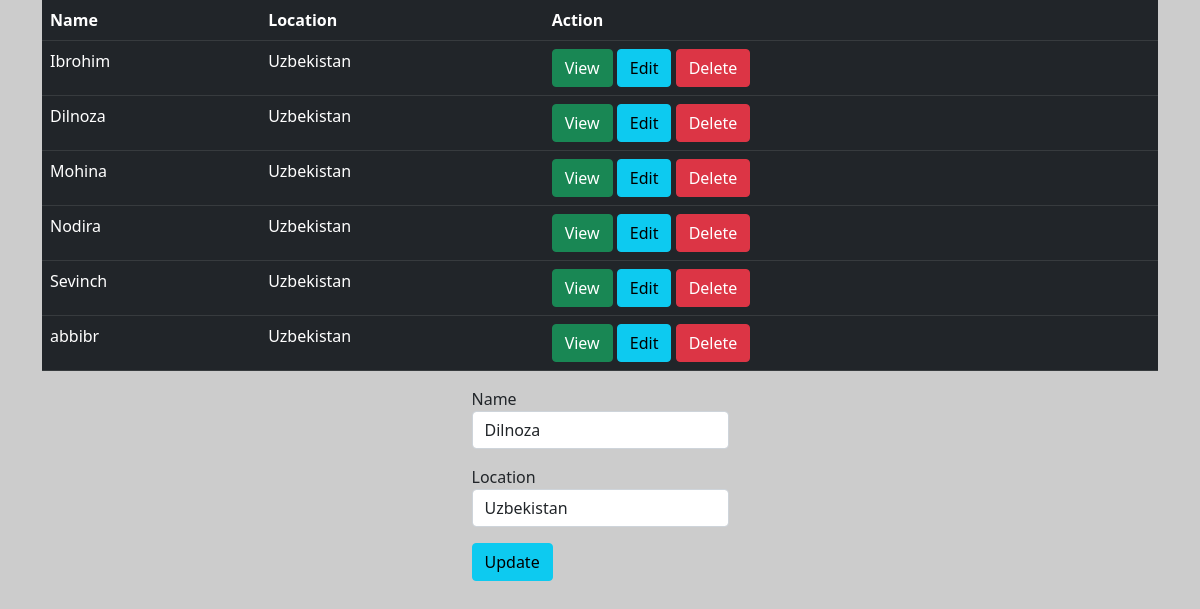
/index.php?edit=2, run on the app's committed database.
### tables this page shows
CREATE TABLE `datas` (
  `id` int NOT NULL,
  `firstname` varchar(100) NOT NULL,
  `location` varchar(100) NOT NULL
);

### connect.php (called while the page is built, shortened)
<?php
    $conn = new mysqli("localhost","root","root","crud");
    if($conn->connect_error){
        die("Error!");
    }
    else{
        if(isset($_GET['edit'])){
            $id = $_GET['edit'];
            $mysql = "SELECT * FROM datas WHERE id= $id";
            $result = $conn->query($mysql);
            if($result->num_rows > 0){
                while ($row = $result->fetch_assoc()) {
                    $update = true;
                    $name = $row['firstname'];
                    $location = $row['location'];
                }
            }
        }
    }
?>

### index.php (the view, shortened to what this page needs)
<!DOCTYPE html>
<html lang="en">
<head>
    <link rel="stylesheet" href="bootstrap-5.1.1-dist/css/bootstrap.min.css">
</head>
<body>
    <?php include "connect.php"; ?>
    <?php
        $conn = new mysqli("localhost","root","root","crud");
        if($conn->connect_error){
            die("Error!");
        }
        else{
            $mysql = "SELECT * FROM datas";
            $result = $conn->query($mysql);
        }
    ?>
    <div class="container">
        <table class="table table-dark">
            <tr>
                <th>Name</th>
                <th>Location</th>
                <th colspan="3">Action</th>
            </tr>
            <?php
                while ($row = $result->fetch_assoc()):
            ?>
            <tr>
                <td><?php echo $row['firstname']; ?></td>
                <td><?php echo $row['location']; ?></td>
                <td>
                    <a href="view.php?view=<?php echo $row['id']; ?>"
                        class="btn btn-success">View</a>
                    <a href="index.php?edit=<?php echo $row['id']; ?>"
                        class="btn btn-info">Edit</a>
                    <a href="index.php?delete=<?php echo $row['id']; ?>"
                        class="btn btn-danger">Delete</a>
                </td>
            </tr>
            <?php endwhile; ?>
        </table>
    </div>
    <div class="d-flex justify-content-center">
        <form action="<?php echo htmlspecialchars('connect.php'); ?>" method="post">
            <div class="form-group">
                <label>Name</label>
                <input type="text" class="form-control"
                    value="<?php echo $name; ?>" name="name">
            </div>
            <div class="form-group my-3">
                <label>Location</label>
                <input type="text" class="form-control"
                    value="<?php echo $location; ?>" name="location">
            </div>
            <div class="form-group">
                <?php if($update == false): ?>
                    <button type="submit" name="btn" class="btn btn-primary">Save</button>
                <?php else: ?>
                    <button type="submit" name="update" class="btn btn-info">Update</button>
                <?php endif; ?>
            </div>
        </form>
    </div>
</body>
</html>

### index.php (style rules this page uses)
body { background: #ccc; }

### data on the page
datas: firstname "Ibrohim", location "Uzbekistan"
datas: firstname "Dilnoza", location "Uzbekistan", name "Dilnoza"
datas: firstname "Mohina", location "Uzbekistan"
datas: firstname "Nodira", location "Uzbekistan"
datas: firstname "Sevinch", location "Uzbekistan"
datas: firstname "abbibr", location "Uzbekistan"
